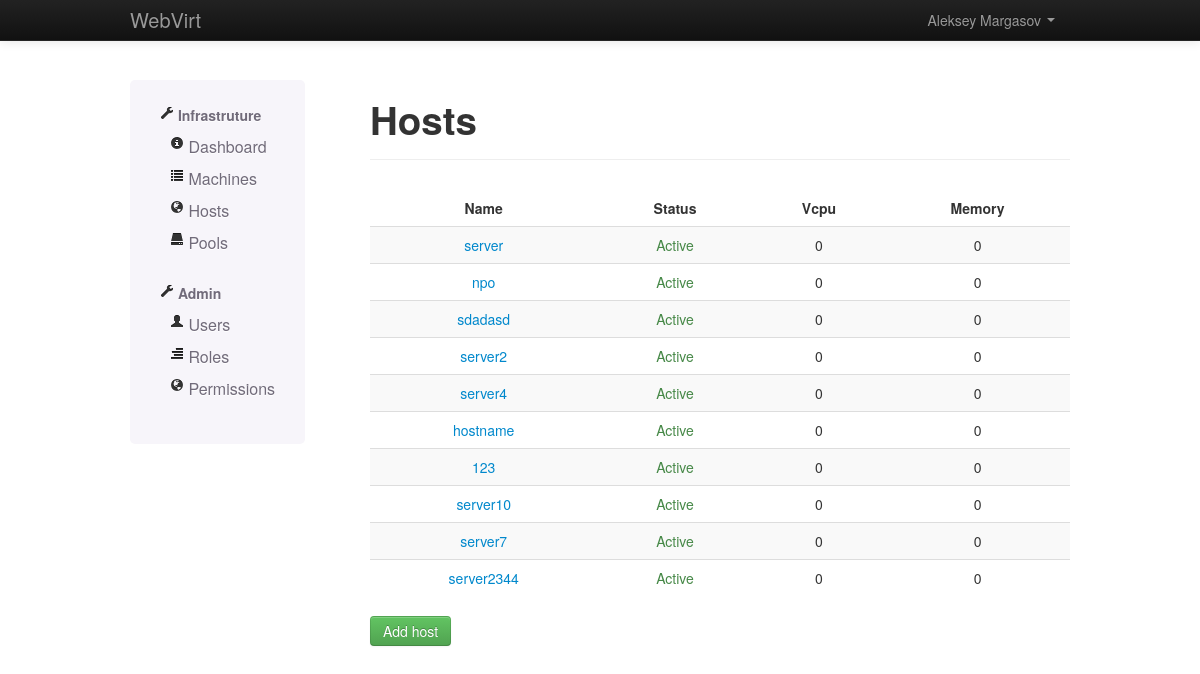
Page /hosts/ (signed in) on the earlier database version.
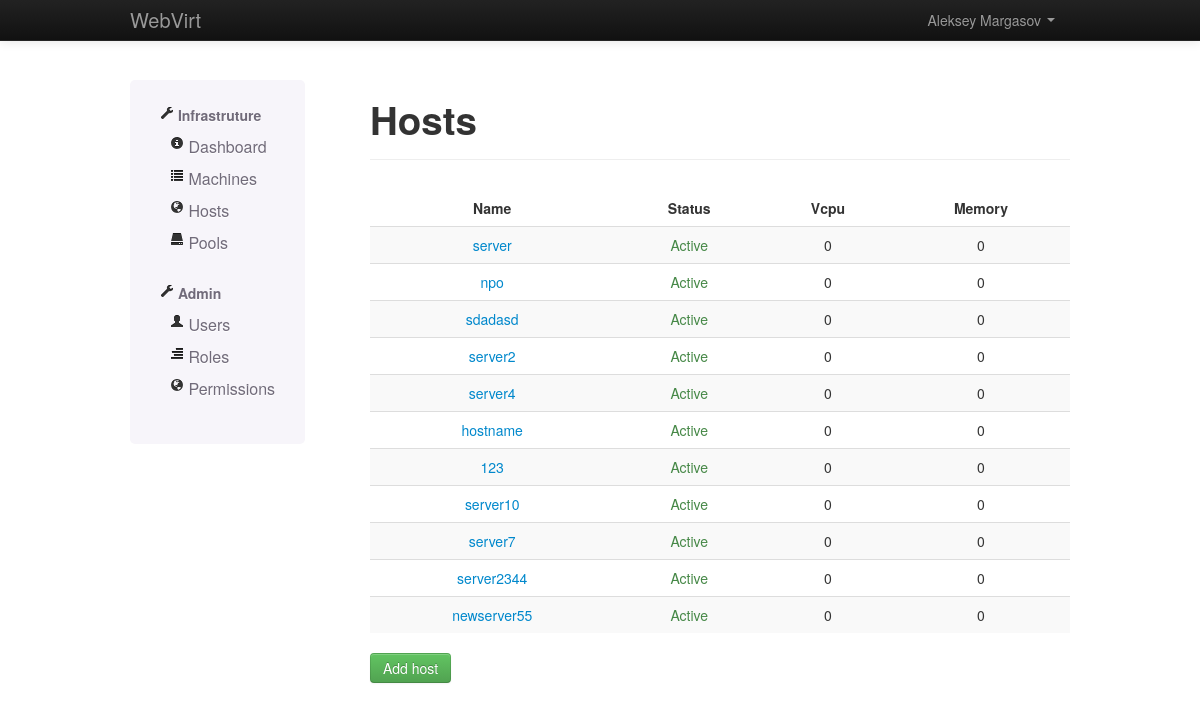
Same page on the later database version.
### host/models.py (models this page shows)
class Host(models.Model):
    name = models.CharField(max_length=40)
    ip = models.CharField(max_length=40)
    login = models.CharField(max_length=20)
    password = models.CharField(max_length=14, blank=True, null=True)
    type = models.CharField(max_length=3)
    port = models.IntegerField(blank=True, null=True, default='22')

### host/views.py (the view)
# urls.py: url(r'^hosts/$', 'host.views.index', name='hosts'),
@login_required
def index(request):
    form = None
    hosts = None
    if request.method == 'POST':
        if request.POST['connection_type'] == 'tcp':
            form = HostAddTcpForm(request.POST)
            if form.is_valid():
                data = form.cleaned_data
                new_host = Host(name=data['name'],
                                ip=data['ip'],
                                type='tcp',
                                login=data['login'],
                                password=data['password1']
                                )
                new_host.save()
                return HttpResponseRedirect(request.get_full_path())
        elif request.POST['connection_type'] == 'ssh':
            form = HostAddSshForm(request.POST)
            if form.is_valid():
                data = form.cleaned_data
                new_host = Host(name=data['name'],
                                ip=data['ip'],
                                type='ssh',
                                login=data['login'],
                                port=data['port']
                                )
                new_host.save()
                return HttpResponseRedirect(request.get_full_path())
        else:
            messages.error(request, 'Not supported connection type')
    else:
    	hosts = Host.objects.filter()
    return render(request, 'host/host_list.html', {'hosts': hosts, 'form': form})

### templates/host/host_list.html (shortened to what this page needs)
{% extends "base.html" %}
{% load i18n %}
{% block content %}
<div class="row">
   {% include "left_menu.html" %}
    <div class="span9">
      <div class="page-header">
        <h1>Hosts</h1>
      </div>
		<table class="table table-striped table-center" >
		  <thead>
		    <tr>
		      <th>Name</th>
		      <th>Status</th>
		      <th>Vcpu</th>
		      <th>Memory</th>
		    </tr>
		  </thead>
		  <tbody>
		      {% for host in hosts %}
		      <tr>
		        <td><a href="{% url 'hosts_show' host.id %}">{{ host.name }}</a></td>
		        <td>
		            <span class="text-success">Active</span>
		        </td>
		        <td>0</td>
		        <td>0</td>
		      </tr>
		      {% endfor %}
		  </tbody>
		</table>
        <a data-toggle="modal" href="#HostModal" class="btn btn-success">Add host</a>
    </div>
</div>
{% endblock %}

### templates/base.html (shortened to what this page needs)
{% load i18n %}{% load staticfiles %}<!DOCTYPE html>
<html>
<head>
    <link href="{% static "css/bootstrap.min.css" %}" rel="stylesheet">
    <link href="{% static "css/application.css" %}" rel="stylesheet">
</head>
<body>
<div class="navbar navbar-inverse navbar-fixed-top">
  <div class="navbar-inner">
    <div class="container">
      <div class="nav-collapse collapse">
        <a class="brand" href="/">WebVirt</a>
        {% if user.is_authenticated %}
        <ul class="nav pull-right">
          <li class="dropdown">
            <a href="{% url 'account' user.id %}" class="dropdown-toggle" data-toggle="dropdown">
              {{ user.get_full_name }} <span class="caret"></span>
            </a>
          </li>
        </ul>
        {% endif %}
      </div>
    </div>
  </div>
</div>
<header style="position: relative;padding: 40px 0px;"></header>
<div class="container">
    {% block content %}{% endblock %}
</div>
</body>
</html>

### templates/left_menu.html
<div class="span3">
      <div class="bs-sidebar hidden-print affix" role="complementary">
        <ul class="nav bs-sidenav">
          <li>
            <a href="#"><span class="icon icon-wrench"></span> <strong>Infrastruture</strong></a>
            <ul class="nav">
              <li>
                <a href="{% url 'dashboard' %}">
                  <span class='icon-info-sign'></span> Dashboard
                </a>
              </li>
              <li>
                <a href="{% url 'machines' %}">
                  <span class='icon-list'></span> Machines
                </a>
              </li>
              <li>
                <a href="{% url 'hosts' %}">
                  <span class='icon-globe'></span> Hosts
                </a>
              </li>
              <li>
                <a href="{% url 'pools' %}">
                  <span class='icon-hdd'></span> Pools
                </a>
              </li>
            </ul>
            <a href="#"><span class="icon icon-wrench"></span> <strong>Admin</strong></a>
            <ul class="nav">
              <li>
                <a href="#">
                  <span class='icon-user'></span> Users
                </a>
              </li>
              <li>
                <a href="#">
                  <span class='icon-align-right'></span> Roles
                </a>
              </li>
              <li>
                <a href="#">
                  <span class='icon-globe'></span> Permissions
                </a>
              </li>
            </ul>
          </li>
        </ul>
      </div>
    </div>

### static/css/application.css (style rules this page uses)
.container { max-width: 980px; }
.bs-sidenav { margin-bottom: 30px; padding: 20px 10px 20px 10px; text-shadow: 0 1px 0 #fff; background-color: #f7f5fa; border-radius: 5px; }
.bs-sidebar .nav > li > a { display: block; color: #716b7a; padding: 5px 20px; }
.bs-sidebar .nav .nav > li > a { padding-top: 5px; padding-bottom: 5px; padding-left: 30px; font-size: 16px; }
.table-center thead tr th { text-align:center }
.table-center tbody tr td { text-align:center }

Differences in the rows shown:
added Host: name "newserver55"
